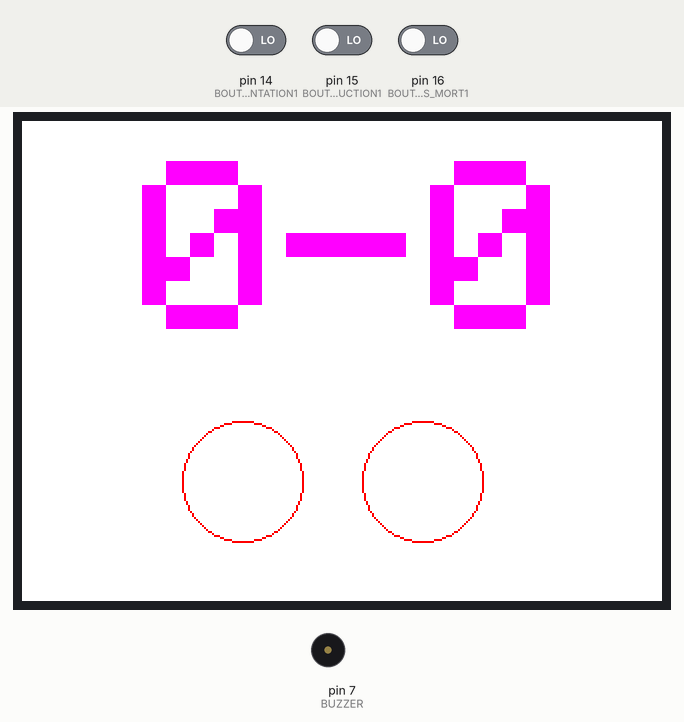
Recording of a sketch running on a simulated Arduino Uno, built with avr-gcc and run on an emulated ATmega328P. Shown: 320×240 colour display, buzzer (waves = sounding, pin HIGH). The test bench sets the inputs (shaded band); at power-on: pin 16 (BOUTON_TEMPS_MORT1) LOW, pin 14 (BOUTON_AUGMENTATION1) LOW, pin 15 (BOUTON_REDUCTION1) LOW.

Above: at 1.4 s.
1.5 s: pin 16 (BOUTON_TEMPS_MORT1) driven HIGH
At 2.3 s:
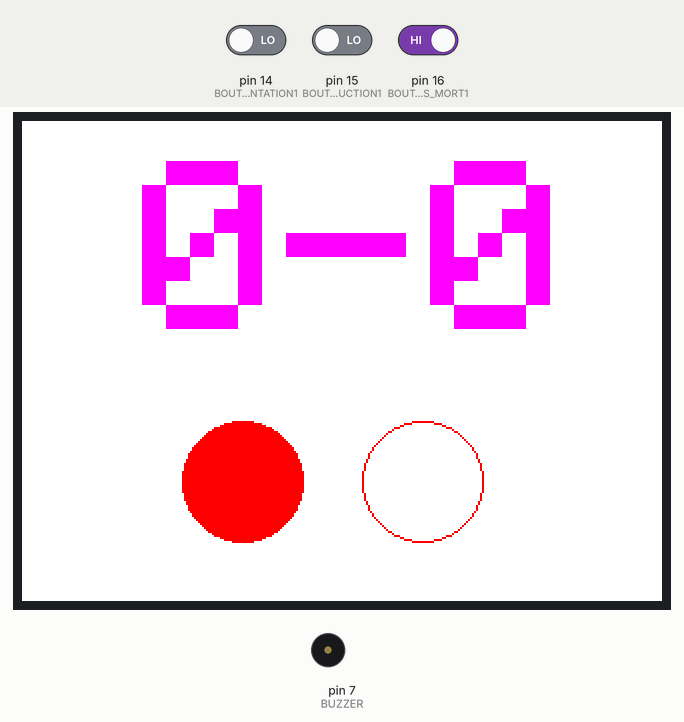
At 32.5 s:
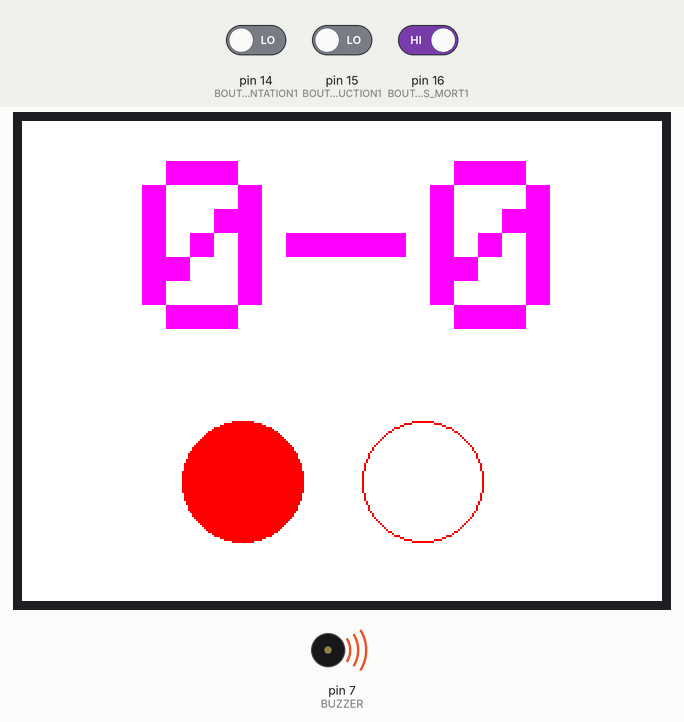
Timing chart, 0 to 33.1 s (numbered marks = the images above; inputs shaded):
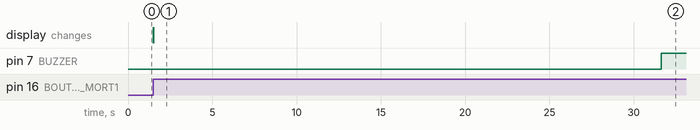

Measured:
- after the input at 1.5 s, pin 7 (BUZZER): LOW → HIGH after 30.1 s; the display: changes at once (image 1)

The sketch:

player2.ino
```cpp
#include "SPI.h"
#include "Adafruit_GFX.h"
#include "Adafruit_ILI9341.h"
#include "PinChangeInterrupt.h"

#define BOUTON_AUGMENTATION1 14
#define BOUTON_REDUCTION1 15
#define BOUTON_TEMPS_MORT1 16
#define BOUTON_FIN 17
#define BUZZER 7
#define TFT_DC 9
#define TFT_CS 10

const unsigned long dureeAntiRebond = 2;

boolean bp1;
boolean bp2;
boolean bp3;
boolean tM_OK=0;
byte score_2=0,scoreMem=0;
unsigned long tempo;
int count=0;
String scoreFinal_2;

Adafruit_ILI9341 tft = Adafruit_ILI9341(TFT_CS, TFT_DC);

void setup() {


Serial.begin(9600);
pinMode(BOUTON_AUGMENTATION1,INPUT);
pinMode(BOUTON_REDUCTION1,INPUT);
pinMode(BOUTON_TEMPS_MORT1,INPUT);
pinMode(BOUTON_FIN,INPUT);
pinMode(BUZZER, OUTPUT);
//Serial.begin(9600);
attachPCINT(digitalPinToPCINT(BOUTON_TEMPS_MORT1), timeout, RISING);
tft.begin();
tft.setRotation(1);
tft.fillScreen(ILI9341_WHITE);
tft.setTextColor(ILI9341_MAGENTA);
tft.setTextSize(12);
scoreFinal_2 = String(score_2)+"-0";
tft.setCursor(60,20);
tft.println(scoreFinal_2);
tft.drawCircle(110,180,30,ILI9341_RED);
tft.drawCircle(200,180,30,ILI9341_RED);
}

void timeout(void){
  static unsigned long dateDernierChangement = 0;
  unsigned long date = millis();
  if ((date - dateDernierChangement) > dureeAntiRebond) {
    count++;
    //Serial.println(count);
    if(count==1){
      tft.fillCircle(110,180,30,ILI9341_RED);
    }
    if(count==2){
      tft.fillCircle(200,180,30,ILI9341_RED);
      count=0;
    }
    tM_OK=1;
    tempo=millis();
    //Serial.println("tempo = "+String(tempo));
  }
}

void loop() {


  delay(200);
  bp2 = digitalRead(BOUTON_AUGMENTATION1);
  bp3 = digitalRead(BOUTON_REDUCTION1);

  if(tM_OK && (millis()-tempo)>30000){
    digitalWrite(BUZZER, HIGH);
    delay(2000);
    digitalWrite(BUZZER, LOW);
    tM_OK=0;
  }


  static unsigned long dateDernierChangement = 0;
  unsigned long date = millis();
  if ((date - dateDernierChangement) > dureeAntiRebond) {
     if(bp2 == 1 && score_2<8){
      score_2 = score_2 + 1;
      do{
        bp2 = digitalRead(BOUTON_AUGMENTATION1);
      }while(bp2);
     }
  }

  if ((date - dateDernierChangement) > dureeAntiRebond) {
     if(bp3 == 1 && score_2>0){
      score_2 = score_2 - 1;
      do{
        bp3 = digitalRead(BOUTON_REDUCTION1);
      }while(bp3);
     }
  }
  if(score_2!=scoreMem){
     tft.setTextColor(ILI9341_WHITE);
     tft.setCursor(60,20);
     tft.println(scoreFinal_2);
     scoreFinal_2 = String(score_2)+"-0";
     tft.setTextColor(ILI9341_MAGENTA);
     tft.setCursor(60,20);
     tft.println(scoreFinal_2);
     scoreMem=score_2;
  }
}
```
